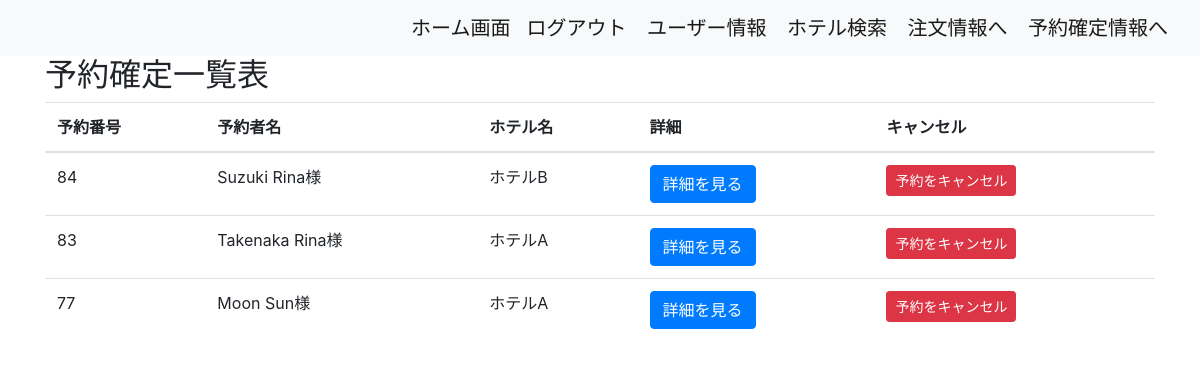
Screenshot of /hotel/order_success_list/ (signed in) with the database file from the repository.
### hotel/models.py (models this page shows, shortened)
class Orders(models.Model):
    total_price = models.DecimalField(max_digits=10, decimal_places=2)
    kupon_amount = models.DecimalField(max_digits=10, decimal_places=2, default=0)
    discounted_price = models.DecimalField(max_digits=10, decimal_places=2)
    created_at = models.DateTimeField(default=timezone.now)
    address = models.ForeignKey(
        UserAddresses,
        on_delete=models.SET_NULL,
        blank=True,
        null=True,
        related_name='orders'
    )
    user = models.ForeignKey(
        Users,
        on_delete=models.SET_NULL,
        blank=True,
        null=True,
        related_name='orders'
    )
    status = models.CharField(max_length=20, default='pending')
    objects = OrdersManager()
    class Meta:
        db_table = 'orders'

class OrderItems(models.Model):
    quantity = models.PositiveIntegerField()
    product = models.ForeignKey(
        PlanName,
        on_delete=models.SET_NULL,
        blank=True,
        null=True,
    )
    order = models.ForeignKey(
        Orders, on_delete=models.CASCADE, related_name='orderitems_set'
    )
    checkin = models.DateField(null=True, blank=True)
    checkout = models.DateField(null=True, blank=True)
    last_name = models.CharField(max_length=100, blank=True)
    first_name = models.CharField(max_length=100, blank=True)
    zip_code = models.CharField(max_length=20, blank=True)
    address = models.CharField(max_length=200, blank=True)
    phone_number = models.CharField(max_length=20, blank=True)
    objects = OrderItemsManager()
    class Meta:
        db_table = 'order_items'
        unique_together = [['product', 'order']]

class PlanName(models.Model):
    name = models.CharField(max_length=1000)
    people = models.IntegerField()
    room_type = models.CharField(max_length=1000)
    price = models.DecimalField(max_digits=5, decimal_places=0)
    hotel = models.ForeignKey(HotelName, on_delete=models.CASCADE, default=1)
    stock = models.PositiveIntegerField(default=0)
    order = models.IntegerField(default=0)
    checkin = models.DateField(null=True, blank=True)
    checkout = models.DateField(null=True, blank=True)
    kupon = models.IntegerField(default=0)
    plan_id = models.IntegerField(default=0)
    objects = PlanNameManager()
    class Meta:
        db_table = 'plan_name'
        ordering = ['order']

class HotelName(models.Model):
    name = models.CharField(max_length=1000)
    order = models.IntegerField(default=0)
    class Meta:
        db_table = 'hotel_name'
        ordering = ['order']

### hotel/views.py (the view)
# urls.py: path('order_success_list/', OrdersListView.as_view(), name='order_success_list'),
class OrdersListView(LoginRequiredMixin, ListView):
    model = Orders
    template_name = 'hotel/order_success_list.html'
    context_object_name = 'orders'
    paginate_by = 10
    def get_queryset(self):
        return Orders.objects.filter(user=self.request.user).exclude(status='cancelled').order_by('-created_at')
    def get_context_data(self, **kwargs):
        context = super().get_context_data(**kwargs)
        orders = context['orders']
        for order in orders:
            order.first_item = order.orderitems_set.first()
            if order.first_item:
                logger.info(f"Order {order.id} first item: {order.first_item.last_name} {order.first_item.first_name}")
            else:
                logger.warning(f"No items found for order {order.id}")
        return context

### templates/hotel/order_success_list.html (shortened to what this page needs)
{% extends 'base.html' %}
{% block content %}
<div class="container">
    <h2>予約確定一覧表</h2>
    <table class="table">
        <thead>
            <tr>
                <th>予約番号</th>
                <th>予約者名</th>
                <th>ホテル名</th>
                <th>詳細</th>
                <th>キャンセル</th>
            </tr>
        </thead>
        <tbody>
            {% for order in orders %}
                {% if order.status != 'cancelled' %}
                    <tr id="order-{{ order.id }}">
                        <td>{{ order.id }}</td>
                        <td>{% if order.first_item %}
                                {{ order.first_item.last_name}} {{ order.first_item.first_name }}様
                            {% else %}
                                情報なし
                            {% endif %}
                        </td>
                        <td>
                            {% if order.first_item %}
                                {{ order.orderitems_set.first.product.hotel.name|default:"不明" }}
                            {% else %}
                                不明
                            {% endif %}
                        </td>
                        <td>
                            <a href="{% url 'hotel:order_success_info' pk=order.id %}" class="btn btn-primary">詳細を見る</a>
                        </td>
                        <td>
                            <a href="{% url 'hotel:delete_order' pk=order.id %}"; class="btn btn-danger btn-sm">予約をキャンセル</a>
                        </td>
                    </tr>
                {% endif %}
            {% empty %}
                <tr>
                    <td colspan="6">予約がありません。</td>
                </tr>
            {% endfor %}
        </tbody>
    </table>
</div>
{% endblock %}

### rows the page displays
Orders: id "84", first_item.last_name "Suzuki", first_item.first_name "Rina", orderitems_set.first.product.hotel.name "ホテルB"
Orders: id "83", first_item.last_name "Takenaka", first_item.first_name "Rina", orderitems_set.first.product.hotel.name "ホテルA"
Orders: id "77", first_item.last_name "Moon", first_item.first_name "Sun", orderitems_set.first.product.hotel.name "ホテルA"
